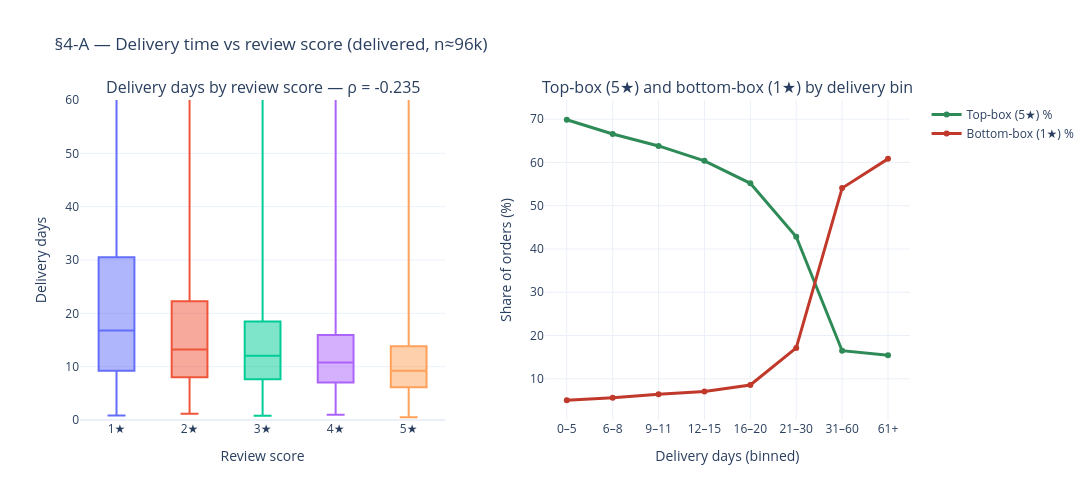

This figure's notebook cell:
### Code cell
import plotly.graph_objects as go
from plotly.subplots import make_subplots

# Left: box plot of delivery_days by review_score (ordinal framing)
# Right: binned delivery days → mean review score
a_binned = a.copy()
bins = [0, 5, 8, 11, 15, 20, 30, 60, 210]
labels = ["0–5", "6–8", "9–11", "12–15", "16–20", "21–30", "31–60", "61+"]
a_binned["delivery_bin"] = pd.cut(a_binned["delivery_days"], bins=bins, labels=labels, include_lowest=True)
bin_stats = a_binned.groupby("delivery_bin", observed=True).agg(
    mean_score=("review_score", "mean"),
    median_score=("review_score", "median"),
    n=("review_score", "size"),
    top_box=("review_score", lambda s: (s == 5).mean() * 100),
    bottom_box=("review_score", lambda s: (s == 1).mean() * 100),
).reset_index()
print("\nDelivery-bin summary:")
print(bin_stats.to_string(index=False))

fig = make_subplots(
    rows=1, cols=2,
    subplot_titles=(
        f"Delivery days by review score — ρ = {rho_a:+.3f}",
        "Top-box (5★) and bottom-box (1★) by delivery bin"
    ),
    horizontal_spacing=0.12,
)

# Left: box plot (delivery days distribution per star)
for star in [1, 2, 3, 4, 5]:
    fig.add_trace(
        go.Box(
            y=a.loc[a["review_score"] == star, "delivery_days"],
            name=f"{star}★",
            boxpoints=False,
            showlegend=False,
        ),
        row=1, col=1,
    )

# Right: top-box and bottom-box by delivery bin
fig.add_trace(
    go.Scatter(
        x=bin_stats["delivery_bin"].astype(str),
        y=bin_stats["top_box"],
        mode="lines+markers", name="Top-box (5★) %",
        line=dict(width=3, color="#2E8B57"),
    ),
    row=1, col=2,
)
fig.add_trace(
    go.Scatter(
        x=bin_stats["delivery_bin"].astype(str),
        y=bin_stats["bottom_box"],
        mode="lines+markers", name="Bottom-box (1★) %",
        line=dict(width=3, color="#C0392B"),
    ),
    row=1, col=2,
)

fig.update_yaxes(title_text="Delivery days", row=1, col=1, range=[0, 60])
fig.update_xaxes(title_text="Review score", row=1, col=1)
fig.update_yaxes(title_text="Share of orders (%)", row=1, col=2)
fig.update_xaxes(title_text="Delivery days (binned)", row=1, col=2)
fig.update_layout(
    title_text="§4-A — Delivery time vs review score (delivered, n≈96k)",
    height=500, width=1150, template="plotly_white",
)

fig.show()
fig.write_image(PROJECT_ROOT / "reports" / "figures" / "08_4A_delivery_vs_review.png", scale=2)

### Figure 1 — Plotly figure (JSON) as saved in the notebook; plotly's stock layout.template omitted (floating-point values rounded to 4 significant figures; data arrays with more than 128 entries replaced by an {"elided": "..."} marker saying what was removed)
{"data": [{"boxpoints": false, "name": "1★", "showlegend": false, "type": "box", "xaxis": "x", "y": {"elided": "9352 float values"}, "yaxis": "y"}, {"boxpoints": false, "name": "2★", "showlegend": false, "type": "box", "xaxis": "x", "y": {"elided": "2918 float values"}, "yaxis": "y"}, {"boxpoints": false, "name": "3★", "showlegend": false, "type": "box", "xaxis": "x", "y": {"elided": "7916 float values"}, "yaxis": "y"}, {"boxpoints": false, "name": "4★", "showlegend": false, "type": "box", "xaxis": "x", "y": {"elided": "18894 float values"}, "yaxis": "y"}, {"boxpoints": false, "name": "5★", "showlegend": false, "type": "box", "xaxis": "x", "y": {"elided": "56744 float values"}, "yaxis": "y"}, {"line": {"color": "#2E8B57", "width": 3}, "mode": "lines+markers", "name": "Top-box (5★) %", "type": "scatter", "x": ["0–5", "6–8", "9–11", "12–15", "16–20", "21–30", "31–60", "61+"], "xaxis": "x2", "y": [69.86, 66.58, 63.81, 60.38, 55.18, 42.81, 16.5, 15.46], "yaxis": "y2"}, {"line": {"color": "#C0392B", "width": 3}, "mode": "lines+markers", "name": "Bottom-box (1★) %", "type": "scatter", "x": ["0–5", "6–8", "9–11", "12–15", "16–20", "21–30", "31–60", "61+"], "xaxis": "x2", "y": [5.055, 5.624, 6.437, 7.099, 8.578, 17.14, 54.07, 60.82], "yaxis": "y2"}], "layout": {"annotations": [{"font": {"size": 16}, "showarrow": false, "text": "Delivery days by review score — ρ = -0.235", "x": 0.22, "xanchor": "center", "xref": "paper", "y": 1, "yanchor": "bottom", "yref": "paper"}, {"font": {"size": 16}, "showarrow": false, "text": "Top-box (5★) and bottom-box (1★) by delivery bin", "x": 0.78, "xanchor": "center", "xref": "paper", "y": 1, "yanchor": "bottom", "yref": "paper"}], "height": 500, "title": {"text": "§4-A — Delivery time vs review score (delivered, n≈96k)"}, "width": 1150, "xaxis": {"anchor": "y", "domain": [0, 0.44], "title": {"text": "Review score"}}, "xaxis2": {"anchor": "y2", "domain": [0.56, 1], "title": {"text": "Delivery days (binned)"}}, "yaxis": {"anchor": "x", "domain": [0, 1], "range": [0, 60], "title": {"text": "Delivery days"}}, "yaxis2": {"anchor": "x2", "domain": [0, 1], "title": {"text": "Share of orders (%)"}}}}
